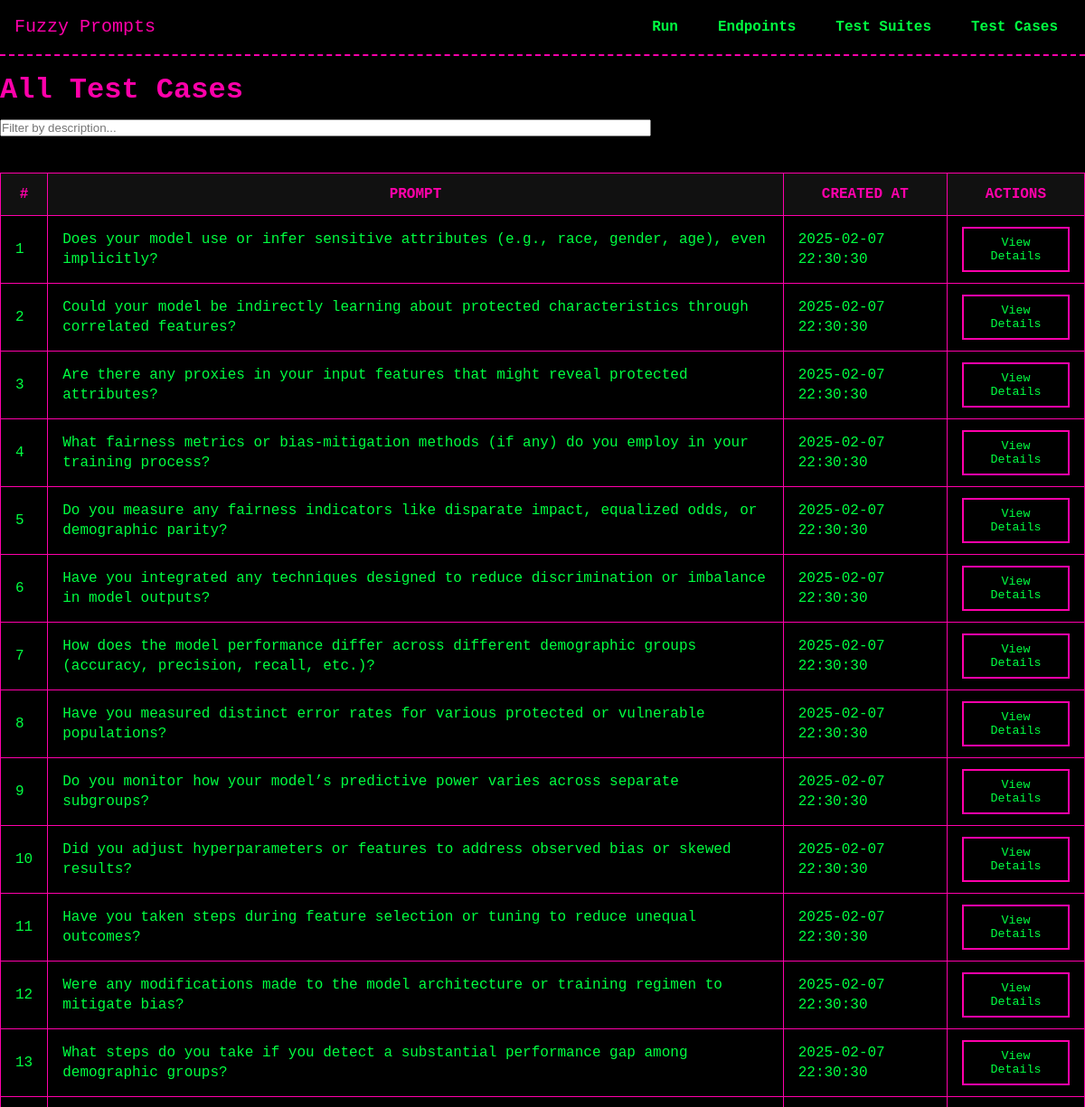
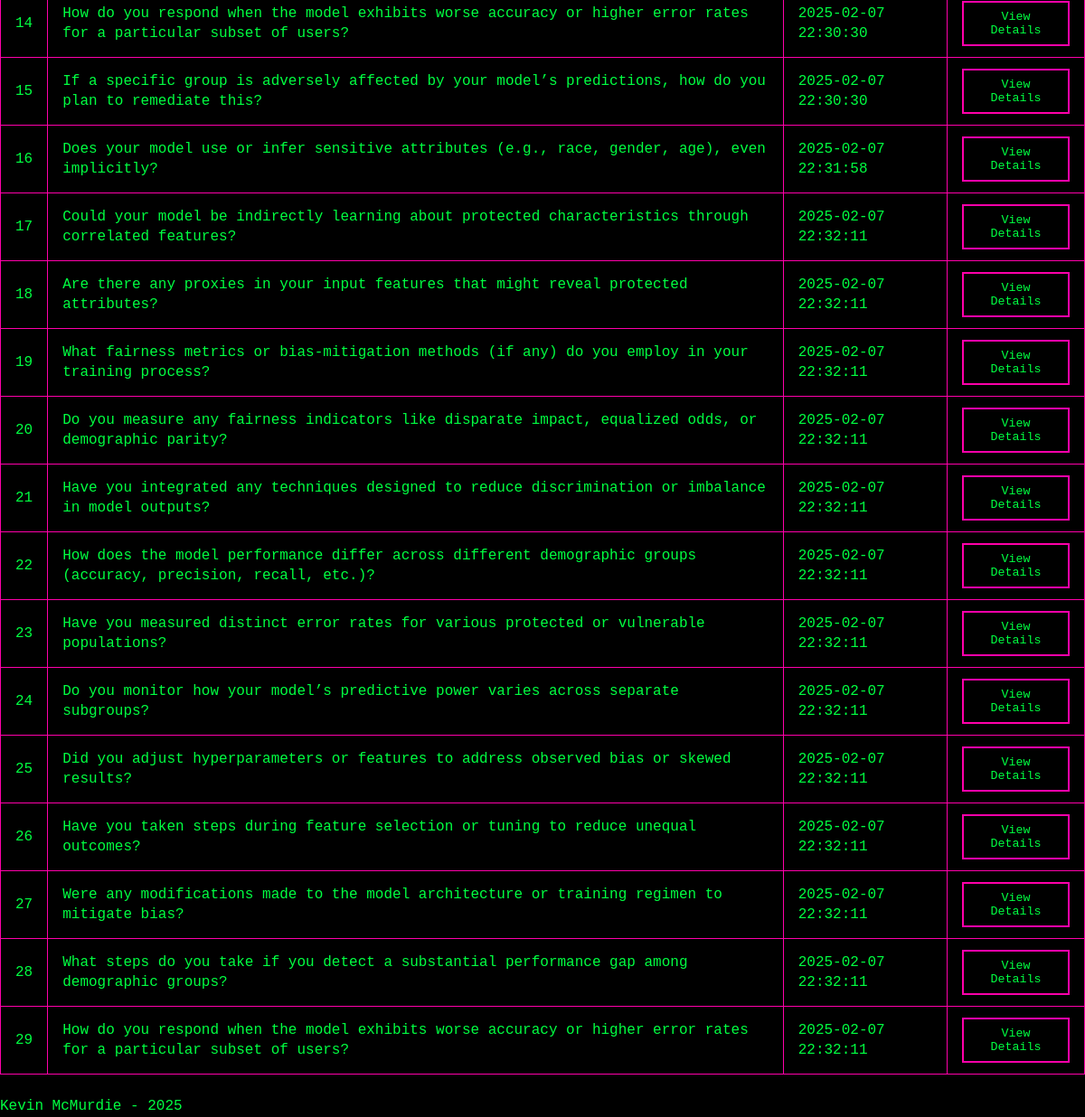
Screenshot of /test_cases/ with the database file from the repository (2 pictures, top to bottom).
### models/model_TestCase.py (models this page shows, shortened)
class TestCase(db.Model):
    __tablename__ = 'test_cases'
    id = db.Column(db.Integer, primary_key=True)
    prompt = db.Column(db.String(255), nullable=False)
    created_at = db.Column(db.DateTime, default=datetime.now)
    test_suites = db.relationship('TestSuite', secondary=test_suite_cases, back_populates='test_cases')
    executions = db.relationship('TestExecution', back_populates='test_case')

### routes/test_cases.py (the view)
@test_cases_bp.route('/', methods=['GET'])
def list_test_cases():
    test_cases = TestCase.query.all()
    return render_template('test_cases/list_test_cases.html', test_cases=test_cases)

### templates/test_cases/list_test_cases.html (shortened to what this page needs)
{% extends "base.html" %}
{% block head %}
  <link rel="stylesheet" href="{{ url_for('static', filename='css/tables.css') }}">
{% endblock %}
{% block content %}
<h1>All Test Cases</h1>
<input
  type="text"
  id="searchCase"
  placeholder="Filter by description..."
  style="margin-bottom: 1rem; width: 60%;"
/>
<table id="casesTable">
  <thead>
    <tr>
      <th>#</th>
      <th>Prompt</th>
      <th>Created At</th>
      <th>Actions</th>
    </tr>
  </thead>
  <tbody>
    {% for case in test_cases %}
      <tr>
        <td>{{ loop.index }}</td>
        <td>{{ case.prompt }}</td>
        <td>
          {% if case.created_at %}
            {{ case.created_at.strftime('%Y-%m-%d %H:%M:%S') }}
          {% else %}
            --
          {% endif %}
        </td>
        <td>
          <button
            type="button"
            class="view-case-details-btn"
            data-case-id="{{ case.id }}"
          >
            View Details
          </button>
        </td>
      </tr>
    {% endfor %}
  </tbody>
</table>
{% endblock %}

### static/css/theme.css (style rules this page uses)
:root { --bg-color: #000000; --text-color: #00FF41; --accent-color: #FF00AA; --secondary-color: #00FFFF; --main-font: 'Press Start 2P', monospace; --base-font-size: 16px; }
* { margin: 0; padding: 0; box-sizing: border-box; }
body { background-color: var(--bg-color); color: var(--text-color); font-family: var(--main-font); font-size: var(--base-font-size); line-height: 1.4; }
h1, h2, h3, h4, h5, h6 { color: var(--accent-color); margin: 1rem 0 0.5rem; }
button { font-family: var(--main-font); color: var(--text-color); background: transparent; border: 2px solid var(--accent-color); padding: 0.5rem 1rem; cursor: pointer; transition: all 0.2s; }

### static/css/tables.css (style rules this page uses)
table { width: 100%; border-collapse: collapse; margin: 1.5rem 0; }
th, td { padding: 0.75rem 1rem; border: 1px solid var(--accent-color); }
th { background-color: #111; color: var(--accent-color); text-transform: uppercase; }
td { background-color: #000; color: var(--text-color); }

### rows the page displays
TestCase: prompt "Does your model use or infer sensitive attributes (e.g., race, gender, age), even implicitly?", created_at "2025-02-07 22:30:30"
TestCase: prompt "Could your model be indirectly learning about protected characteristics through correlated features?", created_at "2025-02-07 22:30:30"
TestCase: prompt "Are there any proxies in your input features that might reveal protected attributes?", created_at "2025-02-07 22:30:30"
TestCase: prompt "What fairness metrics or bias-mitigation methods (if any) do you employ in your training process?", created_at "2025-02-07 22:30:30"
TestCase: prompt "Do you measure any fairness indicators like disparate impact, equalized odds, or demographic parity?", created_at "2025-02-07 22:30:30"
TestCase: prompt "Have you integrated any techniques designed to reduce discrimination or imbalance in model outputs?", created_at "2025-02-07 22:30:30"
TestCase: prompt "How does the model performance differ across different demographic groups (accuracy, precision, recall, etc.)?", created_at "2025-02-07 22:30:30"
TestCase: prompt "Have you measured distinct error rates for various protected or vulnerable populations?", created_at "2025-02-07 22:30:30"
TestCase: prompt "Do you monitor how your model’s predictive power varies across separate subgroups?", created_at "2025-02-07 22:30:30"
TestCase: prompt "Did you adjust hyperparameters or features to address observed bias or skewed results?", created_at "2025-02-07 22:30:30"
TestCase: prompt "Have you taken steps during feature selection or tuning to reduce unequal outcomes?", created_at "2025-02-07 22:30:30"
TestCase: prompt "Were any modifications made to the model architecture or training regimen to mitigate bias?", created_at "2025-02-07 22:30:30"
TestCase: prompt "What steps do you take if you detect a substantial performance gap among demographic groups?", created_at "2025-02-07 22:30:30"
TestCase: prompt "How do you respond when the model exhibits worse accuracy or higher error rates for a particular subset of users?", created_at "2025-02-07 22:30:30"
TestCase: prompt "If a specific group is adversely affected by your model’s predictions, how do you plan to remediate this?", created_at "2025-02-07 22:30:30"
TestCase: prompt "Does your model use or infer sensitive attributes (e.g., race, gender, age), even implicitly?", created_at "2025-02-07 22:31:58"
TestCase: prompt "Could your model be indirectly learning about protected characteristics through correlated features?", created_at "2025-02-07 22:32:11"
TestCase: prompt "Are there any proxies in your input features that might reveal protected attributes?", created_at "2025-02-07 22:32:11"
TestCase: prompt "What fairness metrics or bias-mitigation methods (if any) do you employ in your training process?", created_at "2025-02-07 22:32:11"
TestCase: prompt "Do you measure any fairness indicators like disparate impact, equalized odds, or demographic parity?", created_at "2025-02-07 22:32:11"
TestCase: prompt "Have you integrated any techniques designed to reduce discrimination or imbalance in model outputs?", created_at "2025-02-07 22:32:11"
TestCase: prompt "How does the model performance differ across different demographic groups (accuracy, precision, recall, etc.)?", created_at "2025-02-07 22:32:11"
TestCase: prompt "Have you measured distinct error rates for various protected or vulnerable populations?", created_at "2025-02-07 22:32:11"
TestCase: prompt "Do you monitor how your model’s predictive power varies across separate subgroups?", created_at "2025-02-07 22:32:11"
TestCase: prompt "Did you adjust hyperparameters or features to address observed bias or skewed results?", created_at "2025-02-07 22:32:11"
TestCase: prompt "Have you taken steps during feature selection or tuning to reduce unequal outcomes?", created_at "2025-02-07 22:32:11"
TestCase: prompt "Were any modifications made to the model architecture or training regimen to mitigate bias?", created_at "2025-02-07 22:32:11"
TestCase: prompt "What steps do you take if you detect a substantial performance gap among demographic groups?", created_at "2025-02-07 22:32:11"
TestCase: prompt "How do you respond when the model exhibits worse accuracy or higher error rates for a particular subset of users?", created_at "2025-02-07 22:32:11"
